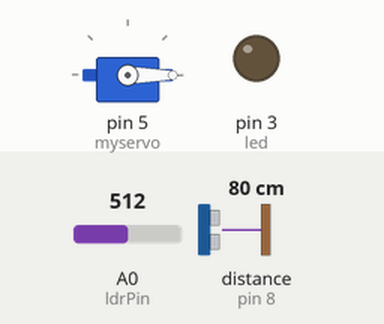
Simulated run of this sketch. Board: Arduino Uno, built with avr-gcc and run on an emulated ATmega328P. Parts: servo, output pins drawn as LEDs (lit = HIGH). Wiring (inferred from the names in the program): ultrasonic range finder: trigger pin 7; echo pin 8. The inputs (shaded band) are chosen by the test bench; at power-on: distance to the obstacle (sensor on pin 8) 80 cm, A0 (ldrPin) = 512. The echo pulse lasts 58.3 µs per cm; pins used as bus, display or sensor lines are not drawn.

Above: at 1.2 s.
1.3 s: distance to the obstacle (sensor on pin 8) set to 17 cm
2.8 s: distance to the obstacle (sensor on pin 8) set to 14 cm
At 3.4 s:
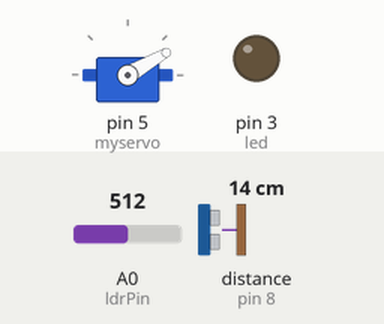
4.3 s: A0 (ldrPin) set to 158
5.8 s: A0 (ldrPin) set to 135
At 6.8 s:
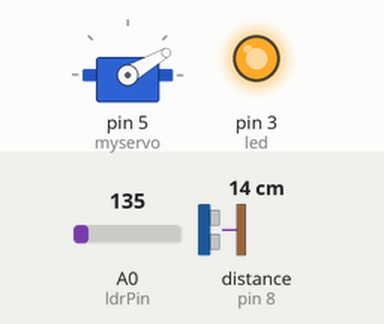
7.3 s: distance to the obstacle (sensor on pin 8) set to 18 cm
At 8.4 s:
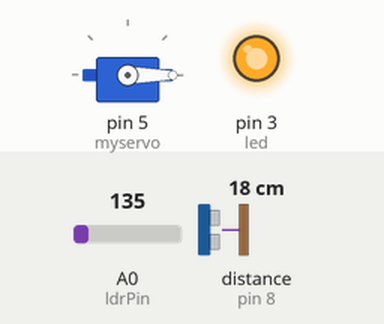
9.3 s: distance to the obstacle (sensor on pin 8) set to 2 cm
At 10.1 s:
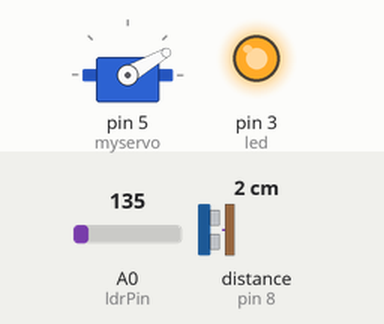
Timing chart, 0 to 12.3 s (numbered marks = the images above; inputs shaded):
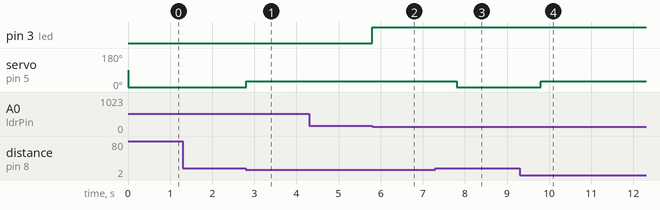

Measured:
- the behaviour switches between 16 and 15 cm on distance to the obstacle (sensor on pin 8) (found by bisection; images 0 and 1)
- the behaviour switches between 150 and 149 on A0 (ldrPin) (found by bisection; images 1 and 2)
- after the input at 1.3 s, every drawn part: stays the same
- after the input at 2.8 s, servo on pin 5 (myservo): 0° → 30° at once
- after the input at 4.3 s, every drawn part: stays the same
- after the input at 5.8 s, pin 3 (led): LOW → HIGH at once
- after the input at 7.3 s, servo on pin 5 (myservo): 30° → 0° after 0.50 s
- after the input at 9.3 s, servo on pin 5 (myservo): 0° → 30° after 0.51 s

The sketch:

combined.ino
```cpp
#include <Servo.h>;
Servo myservo;
int trigPin = 7;  //Define the pins that you will work with
int echoPin = 8;
int pos = 0;
float Speed = 0.0343;  // Sound speed at cm/us
long duration, distance;
int ldrPin=A0;
int ldrValue = 0;
int led = 3;

void setup() {
 pinMode(led, OUTPUT);
   myservo.attach(5);

   pinMode(trigPin, OUTPUT);  //Define digital pin 7 as an output

   pinMode(echoPin, INPUT);   //Define digital pin 8 as an input
}

void loop() {
  // put your main code here, to run repeatedly:

 ldrValue = analogRead(ldrPin);

 if(ldrValue < 150)
 {

   digitalWrite(led,HIGH);
   delay(1000);
 }
 else{
  digitalWrite(led,LOW);
 delay(0);
 }

 {
   digitalWrite(trigPin, LOW);        // Make sure that the TRIG is deactivated

   delayMicroseconds(2);              // Make sure that the TRIG is in LOW

   digitalWrite(trigPin, HIGH);       // Activate the output pulse
   delayMicroseconds(10);             // Wait for 10µs, the pulse remains active during this time

   digitalWrite(trigPin, LOW);        //Stop the pulse and wait for ECHO

   duration = pulseIn(echoPin, HIGH) ; // pulseIn measures the time since the defined pin (echoPin) changes its status from low to high (from 0 to 1)

   distance = Speed* duration / 2;   //Divide by 2 because we want to have only the “go” time, not the “go and back” time
                                       // and divide by 29,1 because 1 is divided by the sound speed (1/SpeedSound) at cm/us

   if ( distance < 15){
      myservo.write(pos = 30);

   }
   else{       // otherwise
        myservo.write(pos = 0);

 }
}
}
```
